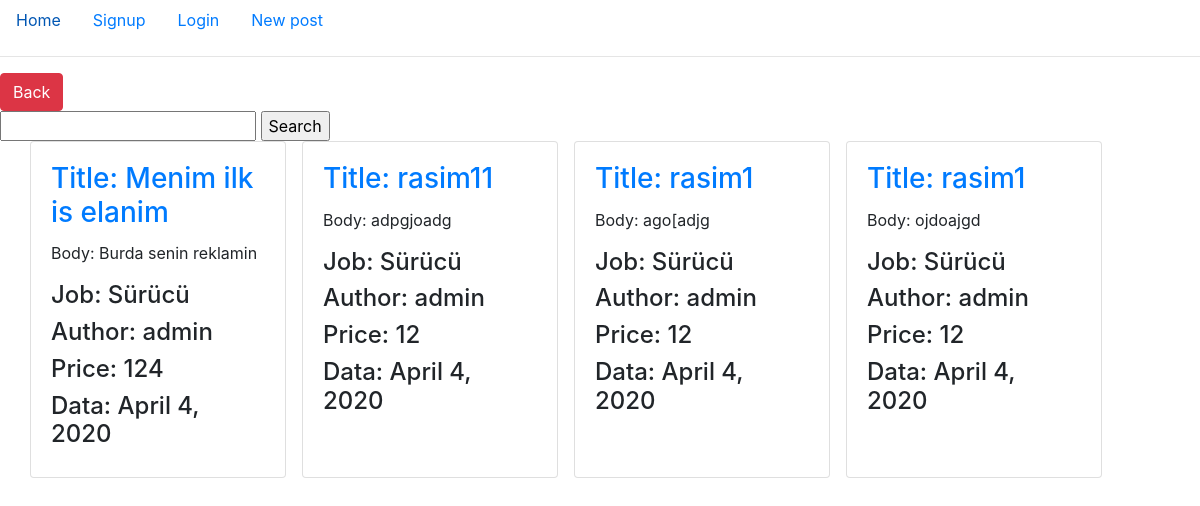
The app's page /all-posts/ with its own data.
### post/models.py (models this page shows, shortened)
class Post(models.Model):
    user = models.ForeignKey(get_user_model(), on_delete=models.CASCADE)
    category = models.ForeignKey(Category, default=1, on_delete=models.CASCADE)
    post_title = models.TextField(max_length=100)
    post_body = models.TextField()
    price = models.IntegerField()
    date = models.DateField(auto_now=True)
    slug = models.SlugField()
    class Meta:
        ordering = ['-pk']

class Category(models.Model):
    category = models.TextField(max_length=40)
    class Meta:
        verbose_name_plural="Categories"

### post/views.py (the view)
# urls.py: path('', include('post.urls')),
def post(request):
    posts = Post.objects.all()
    return render(request, "posts/allposts.html", {"posts": posts})

### templates/posts/allposts.html (shortened to what this page needs)
{% extends 'base.html' %}
{% if user.is_authenticated %}
    {% block postmethods %}
        <li class="nav-item">
            <a class="nav-link active" href="{% url 'new_post' %}">New post</a>
        </li>
    {% endblock %}
{% endif %}
{% block content %}
    <a class="btn btn-danger" href={% url 'intro' %}>Back</a>
    <form method="get" action={% url 'search' %}>
        <input type="text" name="q">
        <input type="submit" value="Search">
    <div class="container">
        <div class="row">
            {% for post in posts %}
                <div class="card mb-3 mr-3" style="width: 16rem;">
                    <div class="card-body">
                        <a href="{% url 'clickPost' post.slug %}">
                            <h3 class="card-title">Title: {{ post.post_title }}</h3>
                        </a>
                        <p>Body: {{ post.post_body |truncatechars:90}}</p>
                        <h4>Job: {{ post.category.category }}</h4>
                        <h4>Author: {{ post.user }}</h4>
                        <h4>Price: {{ post.price }}</h4>
                        <h4>Data: {{ post.date }}</h4>
                    </div>
                </div>
            {% endfor %}
        </div>
    </div>
{% endblock %}

### records on screen
Post: post_title "Menim ilk is elanim", post_body "Burda senin reklamin", category.category "Sürücü", user "admin", price "124", date "April 4, 2020"
Post: post_title "rasim11", post_body "adpgjoadg", category.category "Sürücü", user "admin", price "12", date "April 4, 2020"
Post: post_title "rasim1", post_body "ago[adjg", category.category "Sürücü", user "admin", price "12", date "April 4, 2020"
Post: post_title "rasim1", post_body "ojdoajgd", category.category "Sürücü", user "admin", price "12", date "April 4, 2020"
